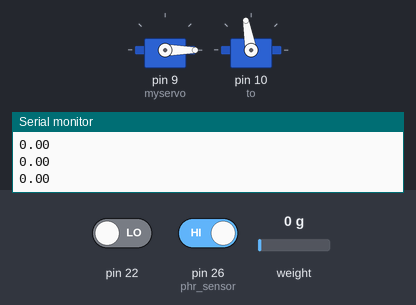
This sketch was run on a simulated Arduino Mega 2560, built with avr-gcc and run on an emulated ATmega2560. Shown: 2 × servo, the last lines printed to the serial monitor. The inputs (shaded band) are chosen by the test bench; at power-on: weight on the scale 0 g, pin 22 LOW, pin 26 (phr_sensor) HIGH.

Above: at 1.2 s.
1.3 s: weight on the scale set to 21 g
2.8 s: weight on the scale set to 26 g
At 3.2 s:
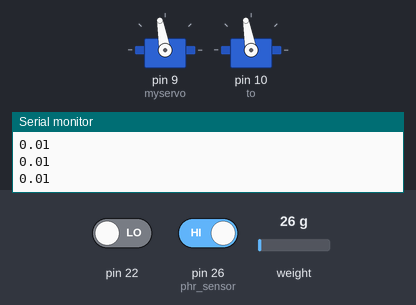
4.3 s: pin 22 driven HIGH
At 5.5 s:
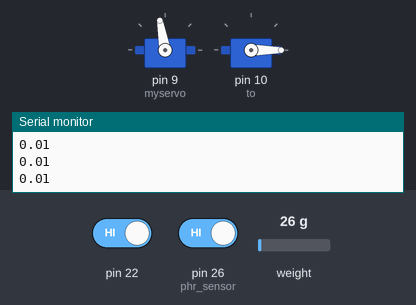
5.8 s: pin 22 driven LOW
At 7.1 s:
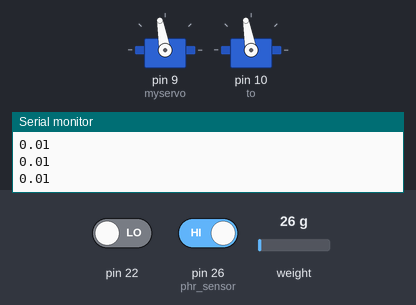
Timing chart, 0 to 8.3 s (numbered marks = the images above; inputs shaded):
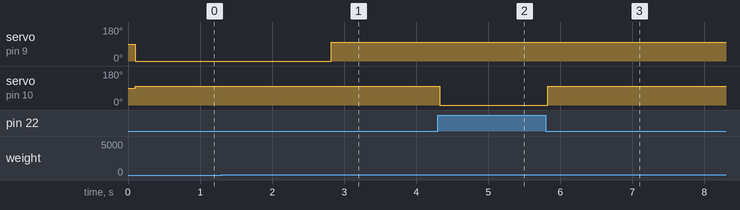

Measured:
- the behaviour switches between 24 and 25 g on weight on the scale (found by bisection; images 0 and 1)
- after the input at 2.8 s, servo on pin 9 (myservo): 0° → 100° at once
- after the input at 4.3 s, servo on pin 10 (to): 100° → 0° at once
- after the input at 5.8 s, servo on pin 10 (to): 0° → 100° at once

The sketch:

SumCode.ino
```cpp
#include "HX711.h"
#include <Servo.h>

const uint8_t phr_sensor = 26;
int countCan;
int countBottle;


Servo myservo;  // create servo object to control a servo
Servo to;

//float calibration_factor = -293562.00;  // cell 1
//#define zero_factor -75762              // cell 1


float calibration_factor = -295876.00;  // cell 2
#define zero_factor - 64900              // cell 2
#define DOUT  A9
#define CLK   A8
#define DEC_POINT  3

float offset = 0;
float get_units_kg();

HX711 scale(DOUT, CLK);

void setup()
{

  Serial.begin(115200);
//  Serial.println("Load Cell");
  scale.set_scale(calibration_factor);
  scale.set_offset(zero_factor);
  myservo.attach(9);
  to.attach(10);
  pinMode(phr_sensor, INPUT_PULLUP); // NPN
}
void loop()
{

  static bool last_phr_state = HIGH;
  static unsigned int can_count = 1;
  static unsigned long last_press_time;
  int phr_state = digitalRead(phr_sensor);
  unsigned long now = millis();


  float unit = get_units_kg() + offset;

  if (unit < 0.011) {
    Serial.println(unit);
   // Serial.println("kg");
    motorpop();
  }
  else
  {
   // Serial.print(unit);
   // Serial.println("reject");
    reject();
  }

  bool detect = digitalRead(22);
  if (detect == 1) {
   // Serial.println("Can");
    tocan();
    // Record when the phr is pressed.
    if (last_phr_state == HIGH && phr_state == LOW) {
      can_count++;
      last_press_time = now;
    }

    // Report when the phr is released.
    if (last_phr_state == LOW && phr_state == HIGH) {
      unsigned long phase_duration = now - last_press_time;
      if (phase_duration < 10) {  // discard bounce
        can_count--;
      }
      else {
        Serial.print(F("pushes: "));
        Serial.print(can_count);
        Serial.print(F(", duration: "));
        Serial.print(phase_duration);
        Serial.println(F(" ms"));
      }
    }


  } else {
   // Serial.println("Bottle");
    tobottle();
  }


  last_phr_state = phr_state;


}
float get_units_kg()
{
  return (scale.get_units() * 0.453592);
}

void tocan() {
  to.write(0);


}
void tobottle() {
  to.write(100);
}
void motorpop() {
  myservo.write(0);              // tell servo to go to position in variable 'pos'

}

void reject() {
  myservo.write(100);              // tell servo to go to position in variable 'pos'

}
```
